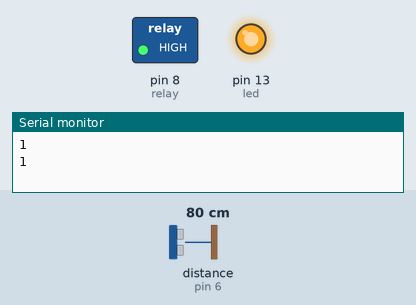
Simulated run of this sketch. Board: Arduino Uno, built with avr-gcc and run on an emulated ATmega328P. Shown: switched loads named in the sketch (green lamp = pin HIGH), output pins drawn as LEDs (lit = HIGH), the last lines printed to the serial monitor. Wiring (inferred from the names in the program): ultrasonic range finder: trigger pin 7; echo pin 6. Inputs (shaded band) come from the test bench; at power-on: distance to the obstacle (sensor on pin 6) 80 cm. The echo pulse lasts 58.3 µs per cm; pins used as bus, display or sensor lines are not drawn.

Above: at 6.8 s.
6.9 s: distance to the obstacle (sensor on pin 6) set to 250 cm
At 8.3 s:
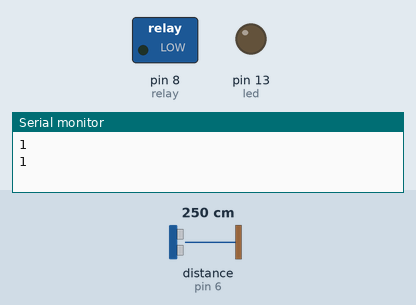
13.6 s: distance to the obstacle (sensor on pin 6) set to 130 cm
20.3 s: distance to the obstacle (sensor on pin 6) set to 120 cm
At 20.9 s:
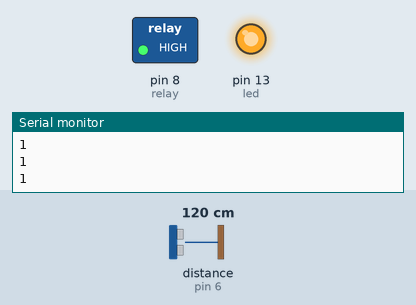
28.8 s: distance to the obstacle (sensor on pin 6) set to 299 cm
At 29.3 s:
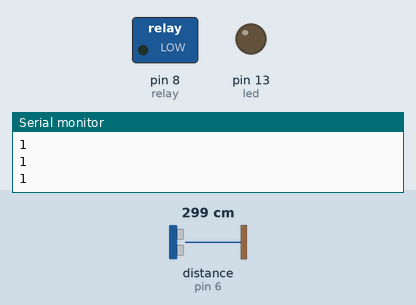
35.5 s: distance to the obstacle (sensor on pin 6) set to 2 cm
At 35.9 s:
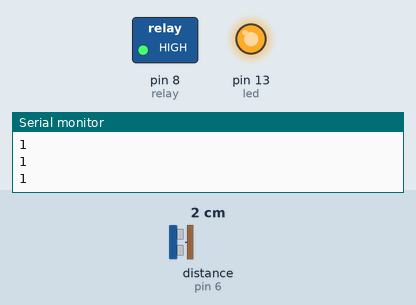
Timing chart, 0 to 44.0 s (numbered marks = the images above; inputs shaded):
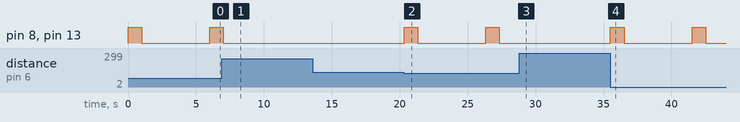

The sketch:

sketch_oct27a.ino
```cpp
int trigPin=7; //Sensor Trig pin connected to Arduino pin 7
int echoPin=6;  //Sensor Echo pin connected to Arduino pin 6
float pingTime;  //time for ping to travel from sensor to target and return
float targetDistance; //Distance to Target in inches
float speedOfSound=776.5; //Speed of sound in miles per hour when temp is 77 degrees.
int click = 1;
int led = 13;
int relay = 8;
int alwaysLowAsGND = 9;

void setup() {
  // put your setup code here, to run once:
  Serial.begin(9600);
  pinMode(trigPin, OUTPUT);
  pinMode(echoPin, INPUT);
  pinMode(led, OUTPUT);
  pinMode(relay, OUTPUT);
  pinMode(9, OUTPUT);
}

void loop() {
  // put your main code here, to run repeatedly:

  digitalWrite(trigPin, LOW); //Set trigger pin low
  delayMicroseconds(2000); //Let signal settle
  digitalWrite(trigPin, HIGH); //Set trigPin high
  delayMicroseconds(15); //Delay in high state
  digitalWrite(trigPin, LOW); //ping has now been sent
  delayMicroseconds(10); //Delay in low state
  digitalWrite(alwaysLowAsGND, LOW);

  pingTime = pulseIn(echoPin, HIGH);  //pingTime is presented in microceconds
  pingTime=pingTime/1000000; //convert pingTime to seconds by dividing by 1000000 (microseconds in a second)
  pingTime=pingTime/3600; //convert pingtime to hourse by dividing by 3600 (seconds in an hour)
  targetDistance= speedOfSound * pingTime;  //This will be in miles, since speed of sound was miles per hour
  targetDistance=targetDistance/2; //Remember ping travels to target and back from target, so you must divide by 2 for actual target distance.
  targetDistance= targetDistance*63360;    //Convert miles to inches by multipling by 63360 (inches per mile)
  digitalWrite(relay, LOW);

  if(targetDistance < 50 ) {
    digitalWrite(led, HIGH);
      digitalWrite(relay, HIGH);
    Serial.println(click);
    delay(1000); //delay tenth of a  second to slow things down a little.
    digitalWrite(led, LOW);
      digitalWrite(relay, LOW);
    delay(5000);
  }
}
```

Measured:
- the behaviour switches between 126 and 125 cm on distance to the obstacle (sensor on pin 6) (found by bisection; images 1 and 2)
- after the input at 6.9 s, pin 8 (relay), pin 13 (led): goes on until 7.0 s, then stays LOW
- after the input at 13.6 s, every drawn part: stays the same
- after the input at 20.3 s, pin 8 (relay), pin 13 (led): alternates HIGH for 1.0 s and LOW for 5.0 s, starting at once
- after the input at 28.8 s, pin 8 (relay), pin 13 (led): stays LOW (without the input it goes to HIGH after 3.5 s)
- after the input at 35.5 s, pin 8 (relay), pin 13 (led): alternates HIGH for 1.0 s and LOW for 5.0 s, starting at once
